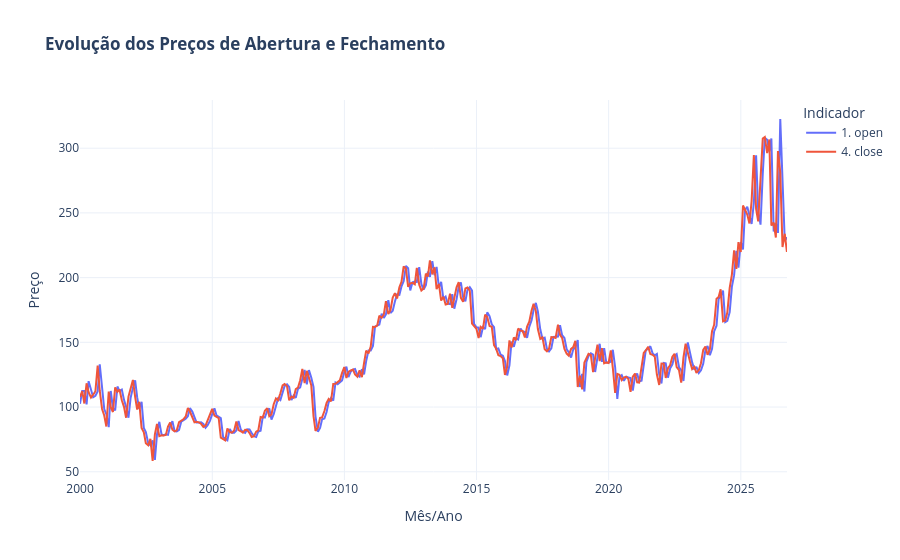

This figure's notebook cell:
### Markdown cell above
## Representacoes Graficas Rapidas

### Code cell
# Gráfico de Evolução dos Preços de Abertura e Fechamento ao longo do tempo
df_plot = df.sort_index()

fig = px.line(
    df_plot,
    x=df_plot.index,
    y=['1. open', '4. close'],
    title='<b>Evolução dos Preços de Abertura e Fechamento</b>',
    template='plotly_white',
    labels={
        'index': 'Mês/Ano',
        'value': 'Preço',
        'variable': 'Indicador',
        '1. open': 'Preço de Abertura',
        '4. close': 'Preço de Fechamento'
    }
)

fig.show()

### Figure 1 — Plotly figure (JSON) as saved in the notebook; plotly's stock layout.template omitted (floating-point values rounded to 4 significant figures; data arrays with more than 128 entries replaced by an {"elided": "..."} marker saying what was removed)
{"data": [{"hovertemplate": "Indicador=1. open<br>Mês/Ano=%{x}<br>Preço=%{y}<extra></extra>", "legendgroup": "1. open", "line": {"color": "#636efa", "dash": "solid"}, "marker": {"symbol": "circle"}, "mode": "lines", "name": "1. open", "orientation": "v", "showlegend": true, "type": "scatter", "x": {"elided": "323 str values"}, "xaxis": "x", "y": {"elided": "323 float values"}, "yaxis": "y"}, {"hovertemplate": "Indicador=4. close<br>Mês/Ano=%{x}<br>Preço=%{y}<extra></extra>", "legendgroup": "4. close", "line": {"color": "#EF553B", "dash": "solid"}, "marker": {"symbol": "circle"}, "mode": "lines", "name": "4. close", "orientation": "v", "showlegend": true, "type": "scatter", "x": {"elided": "323 str values"}, "xaxis": "x", "y": {"elided": "323 float values"}, "yaxis": "y"}], "layout": {"legend": {"title": {"text": "Indicador"}, "tracegroupgap": 0}, "title": {"text": "<b>Evolução dos Preços de Abertura e Fechamento</b>"}, "xaxis": {"anchor": "y", "domain": [0, 1], "title": {"text": "Mês/Ano"}}, "yaxis": {"anchor": "x", "domain": [0, 1], "title": {"text": "Preço"}}}}
